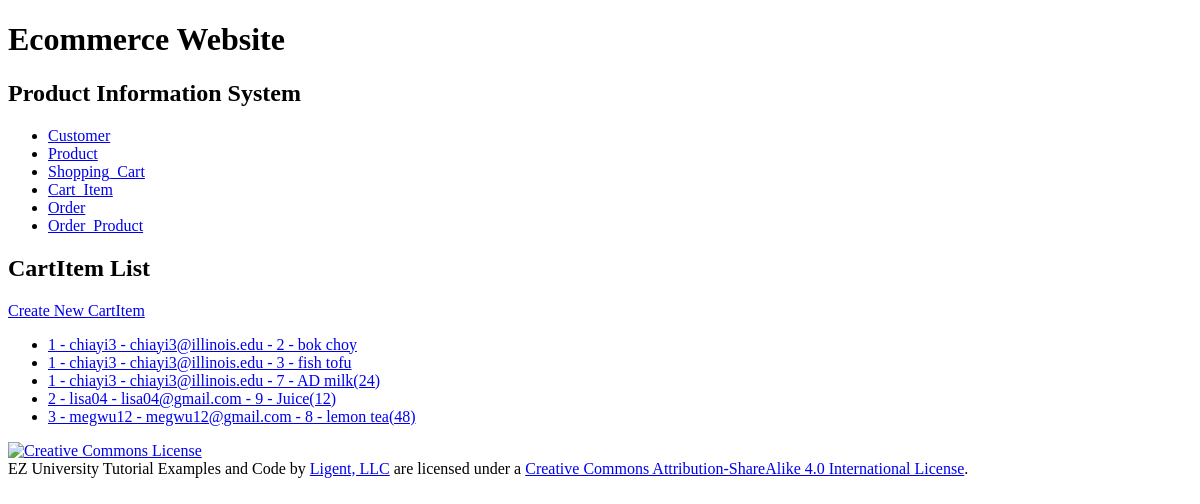
Before: /cartitem/ with the older database file.
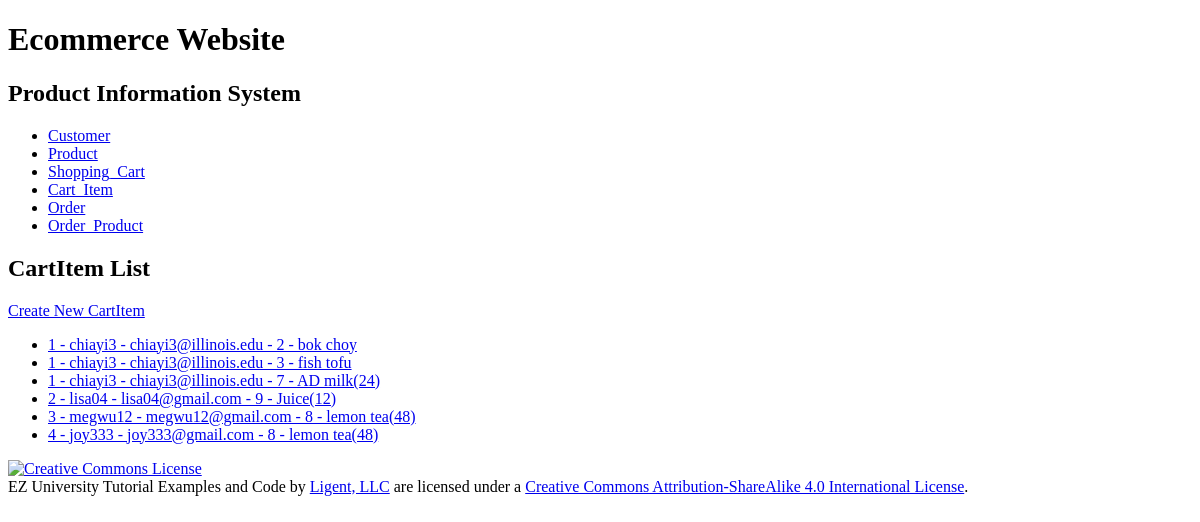
After: the same page with the newer database file.
### productinfo/models.py (models this page shows, shortened)
class Cart_Item(models.Model):
	ci_id = models.AutoField(primary_key=True)
	quantity = models.IntegerField()
	cart_id = models.ForeignKey(Shopping_Cart, related_name='cart_items', on_delete=models.PROTECT)
	product_id = models.ForeignKey(Product, related_name='cart_items', on_delete=models.PROTECT)
	def __str__(self):
		return f'{self.cart_id} - {self.product_id}'
	def get_absolute_url(self):
		return reverse('productinfo_cartitem_detail_urlpattern',
					   kwargs={'pk':self.pk}
					   )
	class Meta:
		ordering = ['cart_id', 'product_id']
		constraints = [
			UniqueConstraint(fields=['cart_id', 'product_id'], name='unique_cartitem')
		]

class Shopping_Cart(models.Model):
	cart_id = models.AutoField(primary_key=True)
	total_price = models.FloatField()
	customer_id = models.ForeignKey(Customer, related_name='shopping_carts', on_delete=models.PROTECT)
	sm_id = models.ForeignKey(Shipping_Method, related_name='shopping_carts', on_delete=models.PROTECT)
	pm_id = models.ForeignKey(Payment_Method, related_name='shopping_carts', on_delete=models.PROTECT)
	def __str__(self):
		return f'{self.cart_id} - {self.customer_id}'
	class Meta:
		ordering = ['cart_id']
		constraints = [
			UniqueConstraint(fields=['customer_id'], name='unique_shoppingcart')
		]

class Customer(models.Model):
	customer_id = models.AutoField(primary_key=True)
	first_name = models.CharField(max_length=45)
	last_name = models.CharField(max_length=45)
	disambiguator = models.CharField(max_length=45, blank=True, default='')
	username = models.CharField(max_length=45)
	password = models.CharField(max_length=45)
	email = models.CharField(max_length=225)
	sm_id = models.ForeignKey(Shipping_Method, related_name='customers', on_delete=models.PROTECT)
	pm_id = models.ForeignKey(Payment_Method, related_name='customers', on_delete=models.PROTECT)
	def __str__(self):
		return f'{self.username} - {self.email}'
	class Meta:
		ordering = ['customer_id']
		constraints = [
			UniqueConstraint(fields=['username', 'email', 'disambiguator'], name='unique_customer')
		]

class Product(models.Model):
	product_id = models.AutoField(primary_key=True)
	product_name = models.CharField(max_length=225, unique=True)
	product_price = models.FloatField()
	stock_num = models.IntegerField()
	category_id = models.ForeignKey(Category, related_name='products', on_delete=models.PROTECT)
	def __str__(self):
		return f'{self.product_id} - {self.product_name}'
	class Meta:
		ordering = ['product_id']
		constraints = [
			UniqueConstraint(fields=['product_name'], name='unique_product')
		]

### productinfo/views.py (the view)
class CartItemList(View):
	def get(self, request):
		return render(
			request,
			'productinfo/cartitem_list.html',
			{'cartitem_list': Cart_Item.objects.all()}
		)

### productinfo/templates/productinfo/cartitem_list.html (shortened to what this page needs)
{% extends 'productinfo/base.html' %}
{% block content %}
    <h2>CartItem List</h2>
    <div>
    <a href="{% url 'productinfo_cartitem_create_urlpattern' %}">
        Create New CartItem
    </a>
    </div>
    <ul>
        {% for cartitem in cartitem_list %}
        <li>
            <a href="{{ cartitem.get_absolute_url }}">{{ cartitem }}</a>
        </li>
        {% empty %}
        <li><em>There are currently no items in the shopping cart available.</em></li>
        {% endfor %}
    </ul>
{% endblock %}

### productinfo/templates/productinfo/base.html (shortened to what this page needs)
<!DOCTYPE html>
<html lang="en">
<head>
</head>
<body>
<div>
    <header>
        <h1>Ecommerce Website</h1>
        <h2>Product Information System</h2>
    </header>
    <nav>
        <ul>
            <li>
                <a href="{% url 'productinfo_customer_list_urlpattern' %}">
                    Customer</a></li>
            <li>
                <a href="{% url 'productinfo_product_list_urlpattern' %}">
                    Product</a></li>
            <li>
                <a href="{% url 'productinfo_shoppingcart_list_urlpattern' %}">
                    Shopping_Cart</a></li>
            <li>
                <a href="{% url 'productinfo_cartitem_list_urlpattern' %}">
                    Cart_Item</a></li>
            <li>
                <a href="{% url 'productinfo_order_list_urlpattern' %}">
                    Order</a></li>
            <li>
                <a href="{% url 'productinfo_orderproduct_list_urlpattern' %}">
                    Order_Product</a></li>
        </ul>
    </nav>
    <main>
        {% block content %}{% endblock %}
    </main>
</div>
<footer>
    <p>
        <a rel="license" href="http://creativecommons.org/licenses/by-sa/4.0/">
            <img alt="Creative Commons License" style="border-width:0"
                 src="https://i.creativecommons.org/l/by-sa/4.0/88x31.png"/>
        </a><br/><span xmlns:dct="http://purl.org/dc/terms/" property="dct:title">EZ University Tutorial Examples and Code</span>
        by
        <a xmlns:cc="http://creativecommons.org/ns#" href="https://www.ligent.net" property="cc:attributionName"
           rel="cc:attributionURL">Ligent, LLC</a> are licensed under a
        <a rel="license" href="http://creativecommons.org/licenses/by-sa/4.0/">Creative Commons Attribution-ShareAlike
            4.0 International License</a>.
    </p>
</footer>
</body>
</html>

Changed rows visible on the page:
added Cart_Item: cart_id+product_id "4 - joy333 - joy333@gmail.com - 8 - lemon tea(48)"
